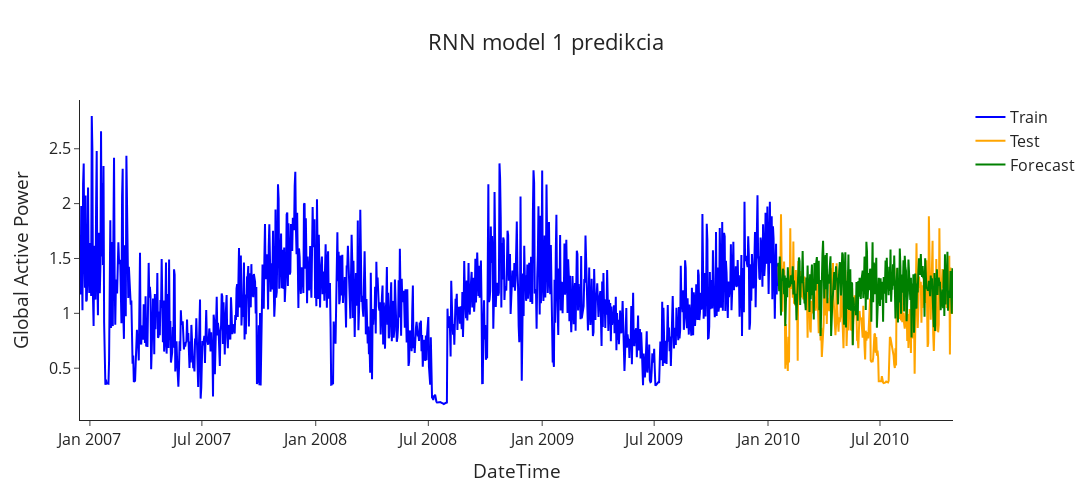

Source (notebook cell):
### Markdown cell above
#
### Porovnanie predikovaných údajov jednotlivých modelov.

### Code cell
plot_forecasts(
    train=train_actual.flatten(),
    test=test_actual.flatten(),
    forecasts=predicted.flatten(),
    x_axis=x_axis,
    title="RNN model 1 predikcia"
)

### Figure 1 — Plotly figure (JSON) as saved in the notebook; plotly's stock layout.template omitted (floating-point values rounded to 4 significant figures; data arrays with more than 128 entries replaced by an {"elided": "..."} marker saying what was removed)
{"data": [{"line": {"color": "blue"}, "mode": "lines", "name": "Train", "type": "scatter", "x": {"elided": "1129 str values"}, "y": {"elided": "1129 float values"}}, {"line": {"color": "orange"}, "mode": "lines", "name": "Test", "type": "scatter", "x": {"elided": "313 str values"}, "y": {"elided": "283 float values"}}, {"line": {"color": "green"}, "mode": "lines", "name": "Forecast", "type": "scatter", "x": {"elided": "313 str values"}, "y": {"elided": "283 float values"}}], "layout": {"font": {"size": 16}, "height": 500, "title": {"text": "RNN model 1 predikcia", "x": 0.5}, "width": 1150, "xaxis": {"title": {"text": "DateTime"}}, "yaxis": {"title": {"text": "Global Active Power"}}}}
